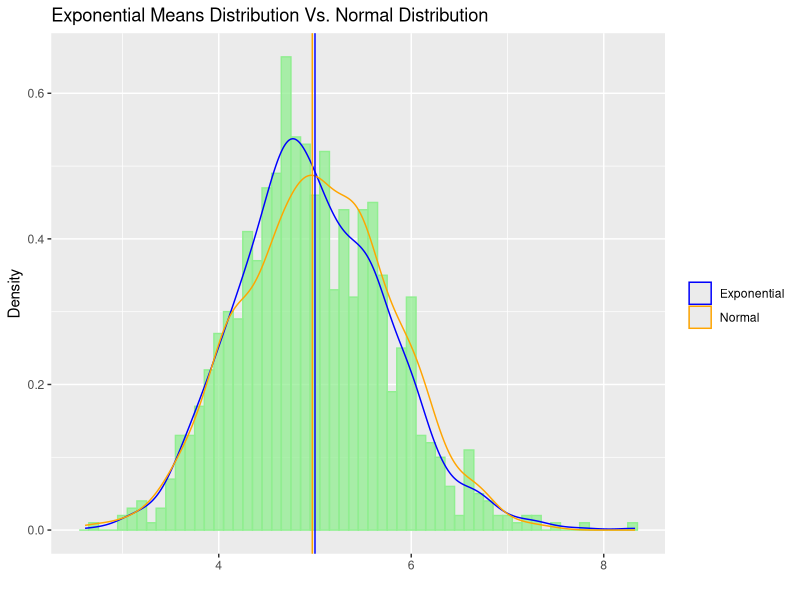

Here is the R script that generated this plot:
## ---- chunk 1
library(knitr)
library(ggplot2)

## checking existence of a folder named "figure", if not then creating one to store plot figures
figureDir <- 'figure'
if (!file.exists(figureDir)){
    dir.create(figureDir)
} 
## ---- chunk 2
## initializing variables
set.seed(12345)
lambda <- 0.2
n <- 40
numSim <- 1000

## replicating random exponential sampling with sampling size n = 40, and repeat
## nSim = 1000 times, and storing sample data in a matrix
simMatrix <- replicate(numSim, rexp(n, rate = lambda))

## getting average for each column of the matrix
simColMeans <- colMeans(simMatrix)
 
## determining sample mean, sd and variance
sampleMean <- mean(simColMeans)
sampleSD <- sd(simColMeans)
sampleVar <- sampleSD^2

## calculating normal (theoritical) mean, normal standard deviation and variance
normalMean <- 1/lambda
normalSD <- 1/lambda/sqrt(40)
normalVar <- normalSD^2

## making a dataframe storing sample means in "x"" column; and the "y" column contains random values 
## from the normal distribution with mean equals to the above calculated "normalMean" 
## and standard deviation equals to "normalSD" 

data <- data.frame(x = simColMeans, y = rnorm(1000, mean = normalMean, sd = normalSD))
## ---- chunk 3
p <- ggplot(data, aes(x = x))
## adding histogram
p <- p +  geom_histogram(aes(y = ..density..), fill = I("lightgreen"), col = I("lightgreen"), alpha = 0.75, binwidth = 0.1) 
## adding density line of the sample distro
p <- p + geom_density(aes(colour = "1")) + labs(x = "", y = "Density", title = "") 
## adding density line of the normal distro
p <- p +  geom_density(aes(x = y, colour = "2")) 
## drawing sample mean
p <- p + geom_vline(color = "blue", xintercept = 1/lambda)
## drawing normal mean
p <- p + geom_vline(color = "orange", xintercept = sampleMean)
## labeling
p <- p + labs(x = "", y = "Density", title = "Exponential Means Distribution Vs. Normal Distribution")
## adding legend
p <- p + scale_colour_manual(
        values=c("1"="blue", "2"="orange"), 
        name="", 
        labels = c("Exponential", "Normal"))
## ---- chunk 4
round(sampleMean, 4)
round(normalMean, 4)
round(sampleVar, 4)
round(normalVar, 4)
